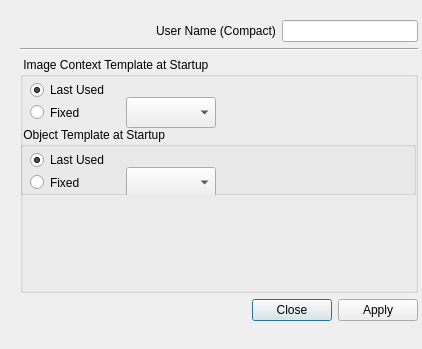
<?xml version="1.0" encoding="UTF-8"?>
<ui version="4.0">
 <class>Dialog</class>
 <widget class="QDialog" name="Dialog">
  <property name="geometry">
   <rect>
    <x>0</x>
    <y>0</y>
    <width>422</width>
    <height>349</height>
   </rect>
  </property>
  <property name="windowTitle">
   <string>Personal Settings</string>
  </property>
  <widget class="QWidget" name="">
   <property name="geometry">
    <rect>
     <x>20</x>
     <y>20</y>
     <width>398</width>
     <height>301</height>
    </rect>
   </property>
   <layout class="QVBoxLayout" name="verticalLayout">
    <item>
     <layout class="QHBoxLayout" name="horizontalLayout_4">
      <item>
       <spacer name="horizontalSpacer_3">
        <property name="orientation">
         <enum>Qt::Horizontal</enum>
        </property>
        <property name="sizeHint" stdset="0">
         <size>
          <width>40</width>
          <height>20</height>
         </size>
        </property>
       </spacer>
      </item>
      <item>
       <widget class="QLabel" name="label">
        <property name="text">
         <string>User Name (Compact)</string>
        </property>
       </widget>
      </item>
      <item>
       <widget class="QLineEdit" name="lineEdit"/>
      </item>
     </layout>
    </item>
    <item>
     <widget class="Line" name="line">
      <property name="orientation">
       <enum>Qt::Horizontal</enum>
      </property>
     </widget>
    </item>
    <item>
     <widget class="QGroupBox" name="groupBox_2">
      <property name="enabled">
       <bool>true</bool>
      </property>
      <property name="title">
       <string> Image Context Template at Startup</string>
      </property>
      <widget class="QWidget" name="layoutWidget">
       <property name="geometry">
        <rect>
         <x>10</x>
         <y>40</y>
         <width>186</width>
         <height>31</height>
        </rect>
       </property>
       <layout class="QHBoxLayout" name="horizontalLayout_5">
        <item>
         <widget class="QRadioButton" name="radioButton_3">
          <property name="sizePolicy">
           <sizepolicy hsizetype="Minimum" vsizetype="Minimum">
            <horstretch>0</horstretch>
            <verstretch>0</verstretch>
           </sizepolicy>
          </property>
          <property name="text">
           <string>Fixed</string>
          </property>
         </widget>
        </item>
        <item>
         <widget class="QComboBox" name="comboBox_2">
          <property name="sizePolicy">
           <sizepolicy hsizetype="Preferred" vsizetype="Minimum">
            <horstretch>0</horstretch>
            <verstretch>0</verstretch>
           </sizepolicy>
          </property>
         </widget>
        </item>
       </layout>
      </widget>
      <widget class="QWidget" name="layoutWidget_2">
       <property name="geometry">
        <rect>
         <x>10</x>
         <y>20</y>
         <width>154</width>
         <height>26</height>
        </rect>
       </property>
       <layout class="QHBoxLayout" name="horizontalLayout_6">
        <item>
         <widget class="QRadioButton" name="radioButton_4">
          <property name="sizePolicy">
           <sizepolicy hsizetype="Minimum" vsizetype="Minimum">
            <horstretch>0</horstretch>
            <verstretch>0</verstretch>
           </sizepolicy>
          </property>
          <property name="text">
           <string>Last Used</string>
          </property>
          <property name="checked">
           <bool>true</bool>
          </property>
         </widget>
        </item>
        <item>
         <spacer name="horizontalSpacer_4">
          <property name="orientation">
           <enum>Qt::Horizontal</enum>
          </property>
          <property name="sizeHint" stdset="0">
           <size>
            <width>40</width>
            <height>20</height>
           </size>
          </property>
         </spacer>
        </item>
       </layout>
      </widget>
      <widget class="QGroupBox" name="groupBox">
       <property name="enabled">
        <bool>true</bool>
       </property>
       <property name="geometry">
        <rect>
         <x>0</x>
         <y>70</y>
         <width>396</width>
         <height>68</height>
        </rect>
       </property>
       <property name="title">
        <string> Object Template at Startup</string>
       </property>
       <widget class="Line" name="line_2">
        <property name="geometry">
         <rect>
          <x>0</x>
          <y>80</y>
          <width>118</width>
          <height>3</height>
         </rect>
        </property>
        <property name="orientation">
         <enum>Qt::Horizontal</enum>
        </property>
       </widget>
       <widget class="QWidget" name="">
        <property name="geometry">
         <rect>
          <x>10</x>
          <y>40</y>
          <width>186</width>
          <height>31</height>
         </rect>
        </property>
        <layout class="QHBoxLayout" name="horizontalLayout_2">
         <item>
          <widget class="QRadioButton" name="radioButton_2">
           <property name="sizePolicy">
            <sizepolicy hsizetype="Minimum" vsizetype="Minimum">
             <horstretch>0</horstretch>
             <verstretch>0</verstretch>
            </sizepolicy>
           </property>
           <property name="text">
            <string>Fixed</string>
           </property>
          </widget>
         </item>
         <item>
          <widget class="QComboBox" name="comboBox">
           <property name="sizePolicy">
            <sizepolicy hsizetype="Preferred" vsizetype="Minimum">
             <horstretch>0</horstretch>
             <verstretch>0</verstretch>
            </sizepolicy>
           </property>
          </widget>
         </item>
        </layout>
       </widget>
       <widget class="QWidget" name="">
        <property name="geometry">
         <rect>
          <x>10</x>
          <y>20</y>
          <width>154</width>
          <height>26</height>
         </rect>
        </property>
        <layout class="QHBoxLayout" name="horizontalLayout_3">
         <item>
          <widget class="QRadioButton" name="radioButton">
           <property name="sizePolicy">
            <sizepolicy hsizetype="Minimum" vsizetype="Minimum">
             <horstretch>0</horstretch>
             <verstretch>0</verstretch>
            </sizepolicy>
           </property>
           <property name="text">
            <string>Last Used</string>
           </property>
           <property name="checked">
            <bool>true</bool>
           </property>
          </widget>
         </item>
         <item>
          <spacer name="horizontalSpacer_2">
           <property name="orientation">
            <enum>Qt::Horizontal</enum>
           </property>
           <property name="sizeHint" stdset="0">
            <size>
             <width>40</width>
             <height>20</height>
            </size>
           </property>
          </spacer>
         </item>
        </layout>
       </widget>
      </widget>
     </widget>
    </item>
    <item>
     <layout class="QHBoxLayout" name="horizontalLayout">
      <item>
       <spacer name="horizontalSpacer">
        <property name="orientation">
         <enum>Qt::Horizontal</enum>
        </property>
        <property name="sizeHint" stdset="0">
         <size>
          <width>40</width>
          <height>20</height>
         </size>
        </property>
       </spacer>
      </item>
      <item>
       <widget class="QPushButton" name="pushButton_2">
        <property name="text">
         <string>Close</string>
        </property>
       </widget>
      </item>
      <item>
       <widget class="QPushButton" name="pushButton">
        <property name="text">
         <string>Apply</string>
        </property>
       </widget>
      </item>
     </layout>
    </item>
   </layout>
  </widget>
 </widget>
 <resources/>
 <connections/>
</ui>
